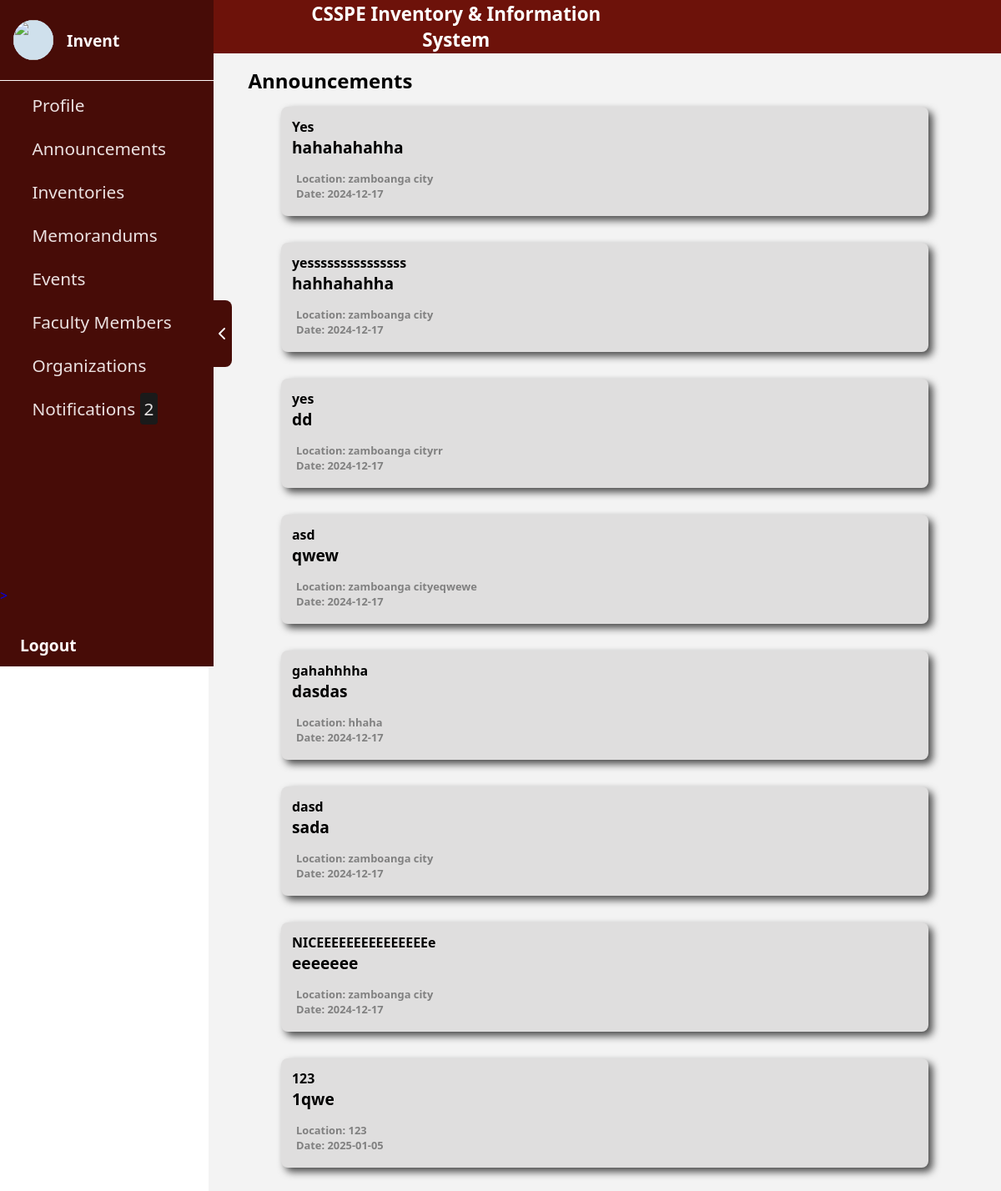
Screenshot of /homePage/index.php (signed in) with the database file from the repository.
### tables this page shows
CREATE TABLE `announcements` (
  `id` int(11) NOT NULL,
  `title` varchar(255) NOT NULL,
  `description` text NOT NULL,
  `date_uploaded_at` datetime DEFAULT current_timestamp(),
  `location` varchar(255) NOT NULL
);

### homePage/index.php (the view, shortened to what this page needs)
<?php
require_once '../conn/conn.php';
$query_announcements = "SELECT * FROM announcements";
$result_announcements = mysqli_query($conn, $query_announcements);
$query_notifications = "SELECT COUNT(*) AS notification_count FROM notifications WHERE is_read = 0";
$result_notifications = mysqli_query($conn, $query_notifications);
$notificationCount = 0;
if ($result_notifications && $row_notifications = mysqli_fetch_assoc($result_notifications)) {
    $notificationCount = $row_notifications['notification_count'];
}
?>
<!DOCTYPE html>
<html lang="en">
<head>
    <link rel="stylesheet" href="../assets/css/organization.css">
    <link rel="stylesheet" href="../assets/css/sidebar.css">
    <link rel="stylesheet" href="../assets/css/notification.css">
</head>
<body>
    <div class="body">
        <div class="sidebar">
            <div class="sidebarContent">
                <div class="arrowContainer" style="margin-left: 80rem;" id="toggleButton">
                    <div class="subArrowContainer">
                        <img class="hideIcon" src="../assets/img/arrow.png" alt="">
                    </div>
                </div>
            </div>
            <div class="userContainer">
                <div class="subUserContainer">
                    <div class="userPictureContainer">
                        <div class="subUserPictureContainer">
                            <img class="subUserPictureContainer" src="../assets/img/CSSPE.png" alt="">
                        </div>
                    </div>
                    <div class="userPictureContainer1">
                        <p><?php echo ($_SESSION['first_name'] . ' ' . $_SESSION['last_name']); ?></p>
                    </div>
                </div>
                <div class="navContainer">
                    <div class="subNavContainer">
                        <a href="../homePage/profile.php">
                            <div class="buttonContainer1">
                                <div class="nameOfIconContainer">
                                    <p>Profile</p>
                                </div>
                            </div>
                        </a>
                        <a href="../homePage/">
                            <div class="buttonContainer1">
                                <div class="nameOfIconContainer">
                                    <p>Announcements</p>
                                </div>
                            </div>
                        </a>
                        <a href="../homePage/borrowing.php">
                            <div class="buttonContainer1">
                                <div class="nameOfIconContainer">
                                    <p>Inventories</p>
                                </div>
                            </div>
                        </a>
                        <a href="../homePage/memorandumHome.php">
                            <div class="buttonContainer1">
                                <div class="nameOfIconContainer">
                                    <p>Memorandums</p>
                                </div>
                            </div>
                        </a>
                        <a href="../homePage/events.php">
                            <div class="buttonContainer1">
                                <div class="nameOfIconContainer">
                                    <p>Events</p>
                                </div>
                            </div>
                        </a>
                        <a href="../homePage/members.php">
                            <div class="buttonContainer1">
                                <div class="nameOfIconContainer">
                                    <p>Faculty Members</p>
                                </div>
                            </div>
                        </a>
                        <a href="../homePage/organization.php">
                            <div class="buttonContainer1">
                                <div class="nameOfIconContainer">
                                    <p>Organizations</p>
                                </div>
                            </div>
                        </a>
                        <a href="../homePage/notification.php?update=1">
                            <div class="buttonContainer1">
                                <div class="nameOfIconContainer">
                                    <p>
                                        Notifications
                                        <span style="background-color:#1a1a1a; padding:5px; border-radius:4px;">
                                            <?php echo $notificationCount; ?>
                                        </span>
                                    </p>
                                </div>
                            </div>
                        </a>
                    </div>
                </div>
                <div class="subUserContainer">
                    <a href="../logout.php">>
                        <div style="margin-left: 1.5rem;" class="userPictureContainer1">
                            <p>Logout</p>
                        </div>
                    </a>
                </div>
            </div>
        </div>
        <div class="mainContainer" style="margin-left: 250px;">
            <div class="container">
                <div class="headerContainer">
                    <div class="subHeaderContainer">
                        <div class="logoContainer">
                        </div>
                        <div class="collegeNameContainer">
                            <p>CSSPE Inventory & Information System</p>
                        </div>
                    </div>
                </div>
                <div class="textContainer">
                    <p class="text">Announcements</p>
                </div>
                <div class="dashboardContainer">
                    <?php while ($row = mysqli_fetch_assoc($result_announcements)): ?>
                        <div class="notificationContainer">
                            <div class="subNotificaitonContainer">
                                <div class="messageContainer" style="padding:5px 5px;">
                                    <h5><?php echo htmlspecialchars($row['title']); ?></h5>
                                    <p><?php echo htmlspecialchars($row['description']); ?></p>
                                </div>
                                <div class="dateContainer" style="padding:10px 2px;">
                                    <h6 style="margin-left: 0.5rem;">Location:
                                        <?php echo htmlspecialchars($row['location']); ?>
                                    </h6>
                                    <h6 style="margin-left: 0.5rem;">Date:
                                        <?php echo addslashes(date('Y-m-d', strtotime($row['date_uploaded_at']))); ?>
                                    </h6>
                                </div>
                            </div>
                        </div>
                    <?php endwhile; ?>
                </div>
            </div>
        </div>
    </div>
</body>
</html>

### assets/css/organization.css (style rules this page uses)
* { padding: 0; margin: 0; font-family: system-ui, -apple-system, BlinkMacSystemFont, 'Segoe UI', Roboto, Oxygen, Ubuntu, Cantarell, 'Open Sans', 'Helvetica Neue', sans-serif; }
.body, .popup { background-color: rgb(243, 243, 243); display: grid; grid-template-columns: 1fr; height: 100vh; }
.mainContainer { background-color: rgb(243, 243, 243); }
.headerContainer { height: 4rem; background-color: rgb(109, 18, 10); display: flex; gap: 0.5rem; flex-direction: row; }
.subHeaderContainer { height: 100%; width: 4rem; margin-left: 1rem; display: flex; align-items: center; justify-content: center; }
.collegeNameContainer { height: 100%; display: flex; align-items: center; justify-content: center; font-size: 2rem; color: white; display: none; }
.container { height: 100%; display: flex; align-items: center; flex-direction: column; width: 100%; }
.textContainer , .textContainer2 { height: 4rem; display: flex; align-items: center; justify-content: center; font-size: min(2rem, 1.5rem); font-weight: bold; width: 100%; }
.collegeNameContainer { height: 100%; display: flex; align-items: center; justify-content: center; font-size: 2rem; color: white; display: none; width: 30rem; }
.logoContainer { height: 100%; width: 4rem; display: flex; justify-content: center; align-items: center; }
.headerContainer { height: 4rem; width: 100%; }
.subHeaderContainer { display: flex; justify-content: center; align-items: center; flex-direction: row; gap: 0.5rem; }
@media only screen and (min-width: 601px) { .subHeaderContainer { width: 31rem; } }
@media only screen and (min-width: 601px) { .collegeNameContainer { display: flex; font-size: 1.4rem; font-weight: bold; } }
@media only screen and (min-width: 601px) { .textContainer { justify-content: left; } }
@media only screen and (min-width: 601px) { .text { margin-left: 5%; } }

### assets/css/sidebar.css (style rules this page uses)
body { margin: 0; padding: 0; overflow-x: hidden; font-family: system-ui, -apple-system, BlinkMacSystemFont, 'Segoe UI', Roboto, Oxygen, Ubuntu, Cantarell, 'Open Sans', 'Helvetica Neue', sans-serif; }
.userContainer { height: 100%; display: flex; align-items: center; justify-content: space-between; flex-direction: column; }
.subUserContainer { height: 6rem; width: 100%; display: grid; grid-template-columns: 5rem 1fr; border-bottom: solid snow 1px; cursor: pointer; }
.userPictureContainer { height: 100%; display: flex; align-items: center; justify-content: center; }
.userPictureContainer1 { height: 100%; display: flex; align-items: center; color: snow; font-size: 1.2rem; font-weight: bold; }
.subUserPictureContainer { height: 3rem; width: 3rem; border-radius: 5rem; background: rgb(207, 224, 236); display: flex; align-items: center; justify-content: center; }
.navContainer { width: 100%; }
.subNavContainer { height: 36rem; width: 100%; display: flex; flex-direction: column; gap: 1.5rem; }
.buttonContainer1 { display: flex; align-items: center; justify-content: center; flex-direction: row; height: 100%; width: 100%; transition: all 0.15s; cursor: pointer; }
.nameOfIconContainer { height: 100%; width: 70%; display: flex; align-items: center; color: rgba(255, 250, 250, 0.893); font-size: 1.3rem; transition: all 0.15s }
a { text-decoration: none; }
.sidebar { position: fixed; top: 0; left: 0; width: 16rem; height: 100vh; background-color: rgb(71, 12, 7); transition: transform 0.3s ease-in-out; }
.mainContainer { margin-left: 210px; text-align: center; transition: margin-left 0.3s ease-in-out; display: flex; justify-content: center; }
.arrowContainer { height: 100%; width: 1.5rem; right: -1.4rem; display: flex; align-items: center; justify-content: center; position: absolute; }
.subArrowContainer { width: 100%; height: 5rem; border-radius: -10rem; background-color: rgb(71, 12, 7); border-radius: 0 0.5rem 0.5rem 0; display: flex; align-items: center; justify-content: center; cursor: pointer; }
.hideIcon { height: 1.5rem; animation: rotateLeft 0.5s linear; }

### rows the page displays
announcements: title "Yes", description "hahahahahha", location "zamboanga city", date_uploaded_at "2024-12-17"
announcements: title "yesssssssssssssss", description "hahhahahha", location "zamboanga city", date_uploaded_at "2024-12-17"
announcements: title "yes", description "dd", location "zamboanga cityrr", date_uploaded_at "2024-12-17"
announcements: title "asd", description "qwew", location "zamboanga cityeqwewe", date_uploaded_at "2024-12-17"
announcements: title "gahahhhha", description "dasdas", location "hhaha", date_uploaded_at "2024-12-17"
announcements: title "dasd", description "sada", location "zamboanga city", date_uploaded_at "2024-12-17"
announcements: title "NICEEEEEEEEEEEEEEEe", description "eeeeeee", location "zamboanga city", date_uploaded_at "2024-12-17"
announcements: title "123", description "1qwe", location "123", date_uploaded_at "2025-01-05"

### other values shown
$_SESSION['first_name'] "Invent"
$notificationCount "2"
